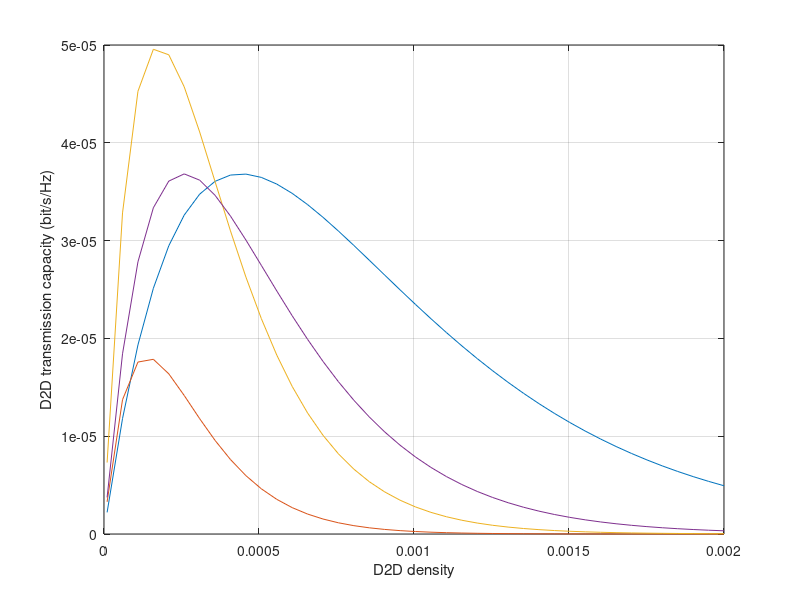

Recreate this plot in MATLAB.
Tx1m = 15;Tx2m = 15;Tx3m = 0;Tx4m = 0;Tx5m = 4;
Tx6m = [4*10^(-4) 1*10^(-3)];Tx7m = size(Tx6m,2);Tx8m = Tx6m(1,1);
Tx9m = [35 50];Tx10m = size(Tx9m,2);
A = (4*pi-36*sqrt(3)+64)/(12*pi-9*sqrt(3));
Tx11m = pi*gamma(1+2/Tx5m)*gamma(1-2/Tx5m);
Tx12m = 10^(Tx1m/10);Tx13m = 10^(Tx2m/10);
Tx14m = 10^(Tx3m/10);Tx16m = 1*10^(-5);Tx15m = 10^(Tx4m/10);Tx17m = 2*10^(-3);Tx18m = 40;
Tx19m = (Tx17m-Tx16m)/Tx18m;Tx20m = Tx16m:Tx19m:Tx17m;Tx21m = size(Tx20m,2);
for Tx22m = 1:Tx10m;
Tx23m = Tx9m(1,Tx22m);Tx24m = ((2*pi/3)-sqrt(3)/2)*(Tx23m^2);Tx25m = 1-exp(-Tx8m*Tx24m);Tx26m = exp(-Tx20m*Tx11m*((Tx14m)^(2/Tx5m))*(Tx23m^2));Tx27m = Tx20m.*Tx26m;Tx28m = exp(-1/2*Tx20m*Tx25m*Tx11m*(Tx15m^(2/Tx5m))*(A^2)*(Tx23m^2)*(((Tx13m/Tx12m)^(2/Tx5m))+1));Tx29m = exp(-1/2*Tx20m*Tx25m*Tx11m*(Tx15m^(2/Tx5m))*(A^2)*(Tx23m^2)*(((Tx12m/Tx13m)^(2/Tx5m))+1));Tx30m = 1/2*Tx20m.*Tx25m.*Tx28m.*Tx29m;plot(Tx20m(1,:),Tx30m(1,:));
hold on;    
end
for Tx22m = 1:1;
Tx23m = Tx9m(1,Tx22m);Tx24m = ((2*pi/3)-sqrt(3)/2)*(Tx23m^2);
exp(-Tx8m*Tx24m)
Tx25m = 1-exp(-Tx8m*Tx24m);Tx31m = exp(-Tx20m*Tx11m*(Tx14m^(2/Tx5m))*(Tx23m^2)*(1-(1/2)*Tx25m+1/2*Tx25m*((Tx13m/Tx12m)^(2/Tx5m))));Tx32m = exp(-Tx20m*Tx11m*(Tx15m^(2/Tx5m))*(A^2)*(Tx23m^2)*(1-(1/2)*Tx25m+1/2*Tx25m*((Tx13m/Tx12m)^(2/Tx5m))));Tx33m = exp(-Tx20m*Tx11m*(Tx15m^(2/Tx5m))*(A^2)*(Tx23m^2)*((1-1/2*Tx25m)*((Tx12m/Tx13m)^(2/Tx5m))+1/2*Tx25m));Tx34m = Tx20m*(1-Tx25m).*Tx31m+1/2*Tx20m*Tx25m.*Tx32m.*Tx33m;plot(Tx20m(1,:),Tx34m(1,:));
end
Tx8m = Tx6m(1,2);
for Tx22m = 1:1;
Tx23m = Tx9m(1,Tx22m);Tx24m = ((2*pi/3)-sqrt(3)/2)*(Tx23m^2);
    exp(-Tx8m*Tx24m)
Tx25m = 1-exp(-Tx8m*Tx24m);Tx28m = exp(-1/2*Tx20m*Tx25m*Tx11m*(Tx15m^(2/Tx5m))*(A^2)*(Tx23m^2)*(((Tx13m/Tx12m)^(2/Tx5m))+1));Tx29m = exp(-1/2*Tx20m*Tx25m*Tx11m*(Tx15m^(2/Tx5m))*(A^2)*(Tx23m^2)*(((Tx12m/Tx13m)^(2/Tx5m))+1));Tx30m = 1/2*Tx20m.*Tx25m.*Tx28m.*Tx29m;
plot(Tx20m(1,:),Tx30m(1,:));
hold on;   
end
xlabel('D2D density');
ylabel('D2D transmission capacity (bit/s/Hz)');
grid on;

